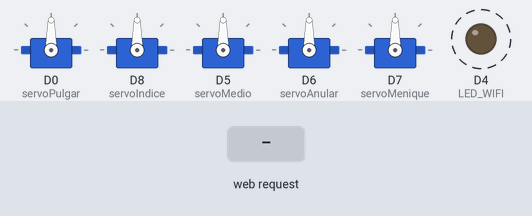
A sketch run on a simulated ESP8266 (NodeMCU). On the bench: 5 × servo, output pins drawn as LEDs (lit = HIGH). Dashed ring = blinking. The inputs (shaded band) are chosen by the test bench. Random numbers use the default seed unless the sketch sets one; what the sketch prints to the serial monitor is not drawn.

Above: at 1.2 s.
1.3 s: HTTP request GET /aleatorio received
At 2.8 s:
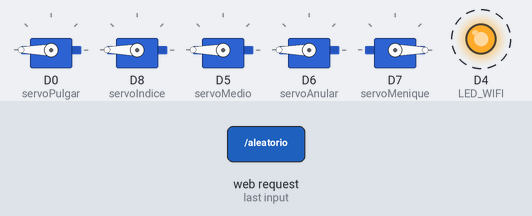
4.3 s: HTTP request GET /aleatorio?d=1&v=1&n=1 received
At 6.6 s:
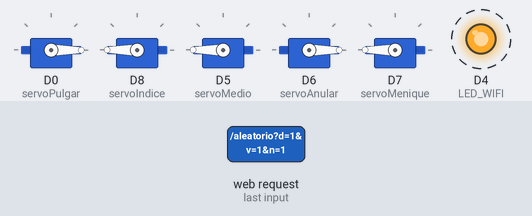
7.3 s: HTTP request GET /cuenta?d=1&v=1&n=1 received
At 8.8 s:
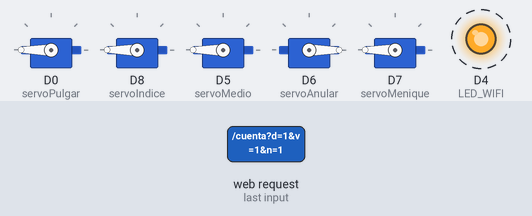
10.3 s: HTTP request GET /cuenta?d=120&v=120&n=120 received
At 12.6 s:
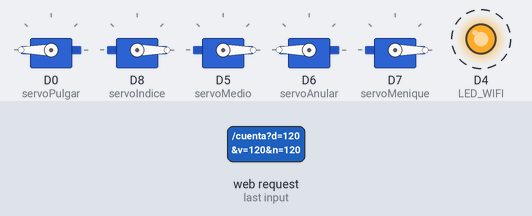
13.3 s: HTTP request GET /servo?d=1 received
At 14.8 s:
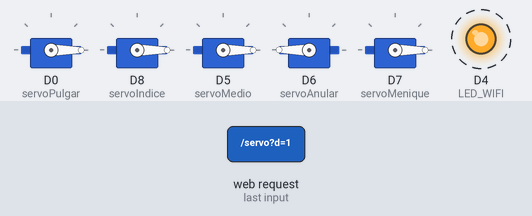
16.3 s: HTTP request GET /cuenta received
At 17.8 s:
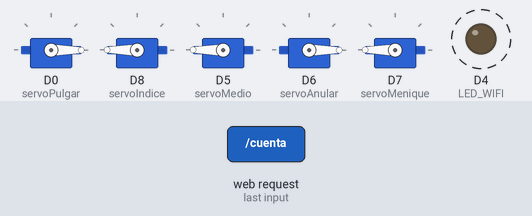
Timing chart, 0 to 20.3 s (numbered marks = the images above; inputs shaded):
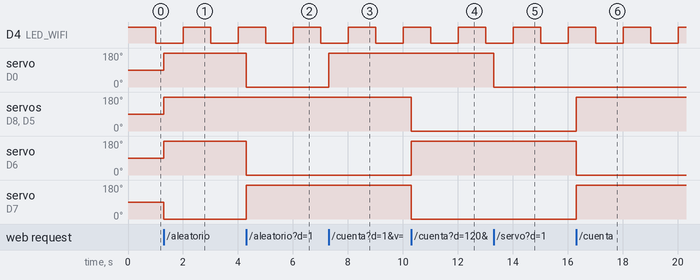

Measured:
- after the input at 1.3 s, servo on D0 (servoPulgar), servo on D8 (servoIndice), servo on D5 (servoMedio), servo on D6 (servoAnular): 90° → 180° at once; servo on D7 (servoMenique): 90° → 0° at once
- after the input at 4.3 s, servo on D0 (servoPulgar), servo on D6 (servoAnular): 180° → 0° at once; servo on D7 (servoMenique): 0° → 180° at once
- after the input at 7.3 s, servo on D0 (servoPulgar): 0° → 180° at once
- after the input at 10.3 s, servo on D8 (servoIndice), servo on D5 (servoMedio), servo on D7 (servoMenique): 180° → 0° at once; servo on D6 (servoAnular): 0° → 180° at once
- after the input at 13.3 s, servo on D0 (servoPulgar): 180° → 0° at once
- after the input at 16.3 s, servo on D8 (servoIndice), servo on D5 (servoMedio), servo on D7 (servoMenique): 0° → 180° at once; servo on D6 (servoAnular): 180° → 0° at once
- by itself, D4 (LED_WIFI): alternates HIGH for 1.0 s and LOW for 1.0 s

The sketch:

mano.ino
```cpp
#include <ESP8266WiFi.h>
#include <ESP8266WebServer.h>
#include <Servo.h>
#include <ESP8266mDNS.h>

#define RESET_PIN D3  // Botón físico (GPIO0)
#define LED_WIFI D4   // LED interno (GPIO2, activo en LOW)

Servo servoPulgar, servoIndice, servoMedio, servoAnular, servoMenique;
ESP8266WebServer server(80);

// Posiciones de cada dedo
int posPulgar = 0, posIndice = 0, posMedio = 0, posAnular = 0, posMenique = 0;

// -------------------- FUNCIONES DE SERVOS --------------------
void moverServo(int dedo, int valor) {
  switch (dedo) {
    case 1: servoPulgar.write(valor); break;
    case 2: servoIndice.write(180 - valor); break;
    case 3: servoMedio.write(180 - valor); break;
    case 4: servoAnular.write(valor); break;
    case 5: servoMenique.write(180 - valor); break;
  }
}

void moverMano(int dedos[5]) {
  moverServo(1, dedos[0]);
  moverServo(2, dedos[1]);
  moverServo(3, dedos[2]);
  moverServo(4, dedos[3]);
  moverServo(5, dedos[4]);

  posPulgar = dedos[0];
  posIndice = dedos[1];
  posMedio = dedos[2];
  posAnular = dedos[3];
  posMenique = dedos[4];
}

// Formas rápidas
void formaPiedra() {
  int d[5] = { 180, 180, 180, 180, 180 };
  moverMano(d);
}
void formaPapel() {
  int d[5] = { 0, 0, 0, 0, 0 };
  moverMano(d);
}
void formaTijera() {
  int d[5] = { 180, 0, 0, 180, 180 };
  moverMano(d);
}

void formaAleatoria() {
  int n = random(3);
  if (n == 0) {
    formaPiedra();
    Serial.println("🪨 Piedra");
  }
  if (n == 1) {
    formaPapel();
    Serial.println("📄 Papel");
  }
  if (n == 2) {
    formaTijera();
    Serial.println("✂ Tijera");
  }
}

// -------------------- PAGINA WEB RESPONSIVA --------------------
void handleRoot() {
  String html = R"rawliteral(
<!DOCTYPE html>
<html>
<head>
<meta charset="utf-8">
<meta name="viewport" content="width=device-width, initial-scale=1.0">
<title>Control Mano Robótica</title>
<style>
body { font-family: Arial; text-align:center; background:#f2f2f2; margin:0; padding:0;}
header { padding:10px; background:#2196F3; color:white; }
.container { max-width:600px; margin:20px auto; padding:20px; background:white; border-radius:10px; box-shadow:0 0 10px #999; }
.slider { width: 100%; margin:10px 0; }
button { margin:5px; padding:12px 20px; font-size:16px; border:none; border-radius:8px; cursor:pointer; }
.btn-group { display:flex; flex-wrap:wrap; justify-content:center; gap:10px; margin-bottom:15px; }
.btn-group button { flex:1 1 100px; max-width:150px; }
.btn-accion{ background:#2196F3;color:white; }
.btn-abrir{ background:#4CAF50;color:white; }
.btn-juego{ background:#9C27B0;color:white; }
img.logo{ width:80%; max-width:300px; display:block; margin:0 auto 15px;}
@media(max-width:400px){
 .container { padding:15px; margin:10px; }
 button { font-size:14px; padding:8px 12px; }
 img.logo { width:70%; }
}
</style>
</head>
<body>
<header>
<h2>Control Mano Robótica</h2>
</header>

<div class="container">
<h3>Movimiento fino</h3>
<p>Pulgar: <input type="range" min="0" max="180" value="%P%" class="slider" oninput="fetch('/servo?d=1&v='+this.value)"></p>
<p>Índice: <input type="range" min="0" max="180" value="%I%" class="slider" oninput="fetch('/servo?d=2&v='+this.value)"></p>
<p>Medio: <input type="range" min="0" max="180" value="%M%" class="slider" oninput="fetch('/servo?d=3&v='+this.value)"></p>
<p>Anular: <input type="range" min="0" max="180" value="%A%" class="slider" oninput="fetch('/servo?d=4&v='+this.value)"></p>
<p>Meñique: <input type="range" min="0" max="180" value="%E%" class="slider" oninput="fetch('/servo?d=5&v='+this.value)"></p>

<h3>Acciones rápidas</h3>
<div class="btn-group">
<button class="btn-accion" onclick="fetch('/cuenta?n=1')">1</button>
<button class="btn-accion" onclick="fetch('/cuenta?n=2')">2</button>
<button class="btn-accion" onclick="fetch('/cuenta?n=3')">3</button>
<button class="btn-accion" onclick="fetch('/cuenta?n=4')">4</button>
<button class="btn-accion" onclick="fetch('/cuenta?n=5')">5</button>
<button class="btn-abrir" onclick="fetch('/abrir')">Abrir Mano</button>
<button class="btn-abrir" onclick="demo()">Demo</button>
</div>

<h3>Juguemos!</h3>
<div class="btn-group">
<button class="btn-juego" onclick="fetch('/forma?t=piedra')">🪨 Piedra</button>
<button class="btn-juego" onclick="fetch('/forma?t=papel')">📄 Papel</button>
<button class="btn-juego" onclick="fetch('/forma?t=tijera')">✂ Tijeras</button>
<button class="btn-juego" onclick="fetch('/aleatorio')">🎲 Aleatorio</button>
</div>

<script>
function demo(){
 let i=1;
 function go(){
   fetch('/cuenta?n='+i);
   i++;
   if(i<=5) setTimeout(go,1000);
   else setTimeout(()=>fetch('/abrir'),1000);
 }
 go();
}
</script>
</body>
</html>
)rawliteral";

  html.replace("%P%", String(posPulgar));
  html.replace("%I%", String(posIndice));
  html.replace("%M%", String(posMedio));
  html.replace("%A%", String(posAnular));
  html.replace("%E%", String(posMenique));

  server.send(200, "text/html", html);
}

// -------------------- HANDLERS --------------------
void handleServo() {
  int d = server.arg("d").toInt();
  int v = server.arg("v").toInt();
  moverServo(d, v);
  if (d == 1) posPulgar = v;
  if (d == 2) posIndice = v;
  if (d == 3) posMedio = v;
  if (d == 4) posAnular = v;
  if (d == 5) posMenique = v;
  server.send(200, "text/plain", "OK");
}

void handleCuenta() {
  int n = server.arg("n").toInt();
  int dedos[5] = { 0, 0, 0, 0, 0 };
  for (int i = 0; i < n; i++) dedos[i] = 180;
  moverMano(dedos);
  server.send(200, "text/plain", "Cuenta " + String(n));
}

void handleAbrir() {
  int d[5] = { 0, 0, 0, 0, 0 };
  moverMano(d);
  server.send(200, "text/plain", "Mano abierta");
}

void handleForma() {
  String tipo = server.arg("t");
  if (tipo == "piedra") formaPiedra();
  if (tipo == "papel") formaPapel();
  if (tipo == "tijera") formaTijera();
  server.send(200, "text/plain", "Forma: " + tipo);
}

void handleAleatorio() {
  formaAleatoria();
  server.send(200, "text/plain", "Aleatorio");
}

// -------------------- SETUP --------------------
void setup() {
  Serial.begin(115200);
  pinMode(RESET_PIN, INPUT_PULLUP);
  pinMode(LED_WIFI, OUTPUT);
  digitalWrite(LED_WIFI, HIGH);
  randomSeed(analogRead(A0));

  // 📡 Modo AP con IP fija
  IPAddress local_ip(192, 168, 0, 1);
  IPAddress gateway(192, 168, 0, 1);
  IPAddress subnet(255, 255, 255, 0);
  WiFi.mode(WIFI_AP);
  WiFi.softAPConfig(local_ip, gateway, subnet);
  WiFi.softAP("ManoRobotica", "12345678");

  Serial.println("✅ Red local creada: ManoRobotica");
  Serial.print("📡 IP: ");
  Serial.println(WiFi.softAPIP());

  // Servos
  servoPulgar.attach(D0);
  servoIndice.attach(D8);
  servoMedio.attach(D5);
  servoAnular.attach(D6);
  servoMenique.attach(D7);

  // Handlers
  server.on("/", handleRoot);
  server.on("/servo", handleServo);
  server.on("/cuenta", handleCuenta);
  server.on("/abrir", handleAbrir);
  server.on("/forma", handleForma);
  server.on("/aleatorio", handleAleatorio);

  server.begin();
  Serial.println("🌐 Servidor web iniciado (192.168.0.1)");
}

// -------------------- LOOP --------------------
void loop() {
  server.handleClient();

  // LED parpadeante (estado activo)
  static unsigned long t0 = 0;
  if (millis() - t0 > 1000) {
    digitalWrite(LED_WIFI, !digitalRead(LED_WIFI));
    t0 = millis();
  }
}
```
